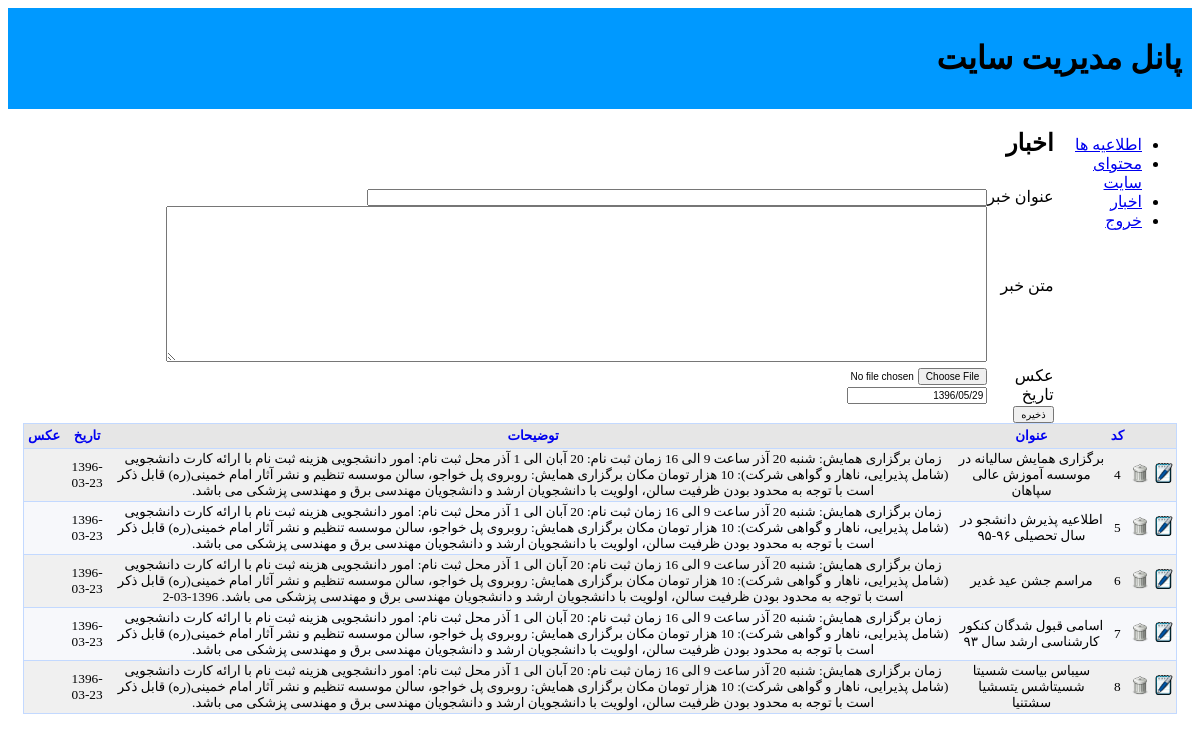
/root/admin/news.php (signed in), run on an earlier commit of the app's database.
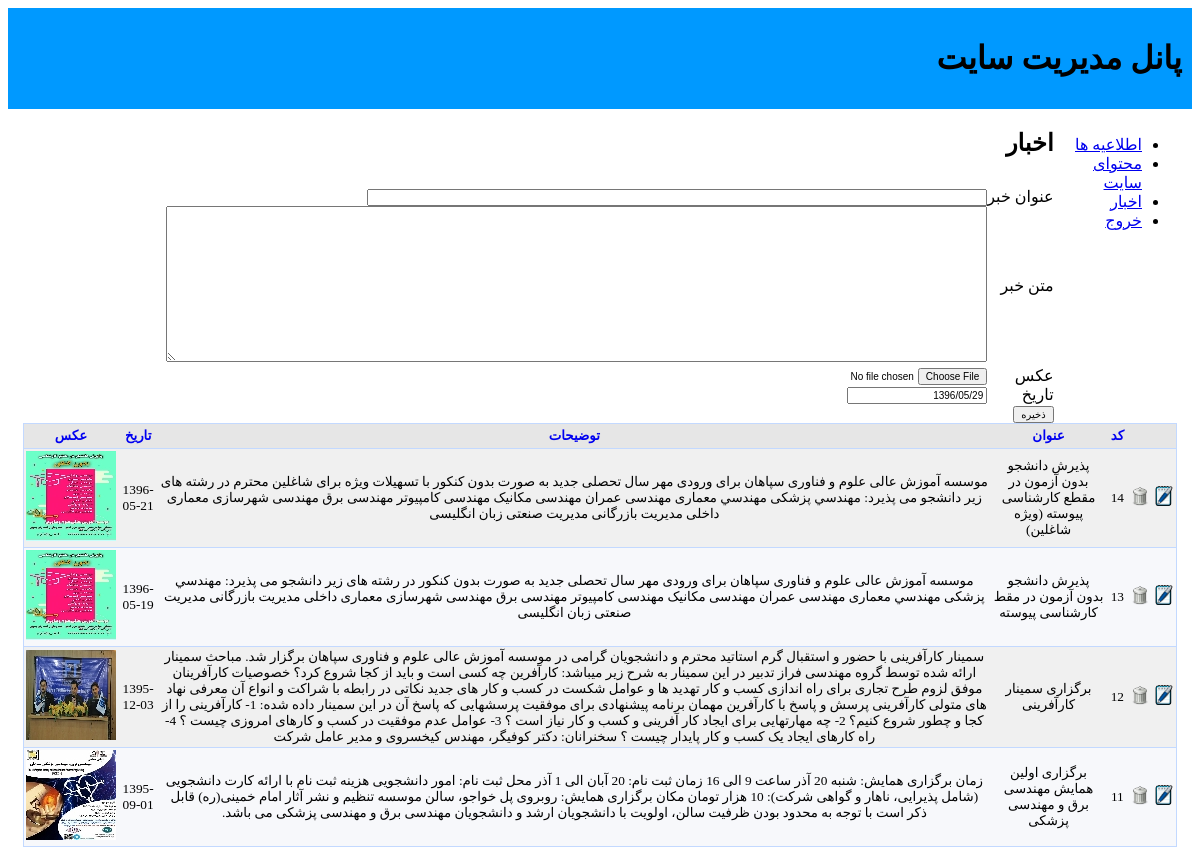
And on a later commit of the database.
### tables this page shows
CREATE TABLE `news` (
  `eid` int(11) NOT NULL,
  `etitle` varchar(500) NOT NULL,
  `edesc` varchar(1000) DEFAULT NULL,
  `epic` varchar(100) DEFAULT NULL,
  `epic_thumbnail` varchar(100) DEFAULT NULL,
  `uid` int(11) DEFAULT NULL,
  `edate` date DEFAULT NULL,
  `day_week` int(11) DEFAULT NULL,
  `views` int(11) DEFAULT '0'
);

### root/admin/news.php (the view, shortened to what this page needs)
<!DOCTYPE html >
<html>
<head>
    <link href="css/index.css" rel="stylesheet" type="text/css"/>
   <link href="css/persian-datepicker-dark.css" rel="stylesheet" type="text/css"/>
   <link href="css/persian-datepicker-redblack.css" rel="stylesheet" type="text/css"/>
   <link href="css/persian-datepicker-cheerup.css" rel="stylesheet" type="text/css"/>
<link rel="stylesheet" type="text/css" href="css/style.css">
</head>
<body dir='rtl'>
<div id='header'>
<h1>پانل مدیریت سایت</h1>
</div>
<div id='menu'>
<ul>
	<li><a href='index.php'>اطلاعیه ها</a></li>
	<?php
	if($_SESSION['user_id']==1):
	?>
	<li><a href='content.php'>محتوای سایت</a></li>
	<li><a href='news.php'>اخبار</a></li>
	<?php endif;?>
    <li><a href='php/login.php'>خروج</a></li>
</ul>
</div>
<div id='content'>
<h2>اخبار</h2>
<div id='form'>
	<form action='<?=$_SERVER['PHP_SELF']?>' method="POST" enctype="multipart/form-data">
    	<table cellpadding="0" cellspacing="0" border="0">
    	<tr>
        	<td>عنوان خبر</td><td><input type="text" size="100" name='etitle'
			<?php if(isset($etitle)) echo " value='$etitle'";?>></td>
        </tr>
        <tr>
        	<td>متن خبر</td><td>
            <textarea name='edesc' rows="10" cols="100"><?php if(isset($edesc)) echo trim($edesc);?></textarea></td>
        </tr>
        <tr><td>عکس</td><td><input type='file' name="epic" accept="image/*" /></td>
		</tr>
		<tr><td>تاریخ</td><td><input type='text' id='observer' name='date'/>
        </td></tr>
        <tr><td><input type="submit" name="save" value="ذخیره"></td><td></td></tr>
        </table>
    </form>
	<table class='table' style='width:100%'>
	<tr class='row'>
        <th class='head'></th>
		<th class='head'></th>
		<th class='head'>کد</th>
		<th class='head'>عنوان</th>
        <th class='head'>توضیحات</th>
        <th class='head'>تاریخ</th>
        <th class='head'>عکس</th>
    </tr>
    <?php
		$result=mysql_query("select * from news	 order by edate desc");
		while($row=mysql_fetch_assoc($result))
		{
			echo "<tr class='row' >";
			echo "<td class='col'><a class='edit' href='updateNews.php?id=$row[eid]'><img width='20' height='20' src='pic/edit.png'></a></td>";
			echo "<td class='col'><input class='delete' value='$row[eid]' type='image' width='20' height='20' src='pic/delete.png'></input></td>";
			echo "<td class='col'>$row[eid]</td>";
			echo "<td class='col'>$row[etitle]</td>";
			echo "<td class='col'>$row[edesc]</td>";
			echo "<td class='col'>$row[edate]</td>";
			echo "<td class='col'><img alt='' src='../uploads/news/e$row[eid]/thumbs/$row[epic]'></td>";
			echo "</tr>";
		}
	?>
	</table>
</div>
</div>
</body>
</html>

### root/admin/css/index.css (style rules this page uses)
#header { margin:0; padding:10px; background-color:#09F; }
#menu { float:right; width:10%; padding:10px; }
#form { padding:10px; margin:5px; }

### root/admin/css/style.css (style rules this page uses)
select, input { font-family:Tahoma, Geneva, sans-serif; font-size:10px; }
table.table { border-collapse:collapse; border-style:solid; border-width:1px; border-color:#C3D9FF; padding:1px; font-family:Tahoma; font-size:10pt; width:auto; }
th.head { color:#0000F0; background:#E6E6E6; border-top-style: solid; border-bottom-style: solid; border-width:1px; border-color:#C3D9FF; font-weight:bold; padding:4px; text-align:center; vertical-align:middle; }
tr.row { color:#000000; border-style:solid; border-width:1px; border-color:#C3D9FF; font-weight:100; }
tr.row:nth-child(odd) td { background:#F7F8FB; }
td.col { background:#F0F0F0; border-top-style: solid; border-bottom-style: solid; border-width:1px; border-color:#C3D9FF; padding:2px; text-align:center; vertical-align:middle; }

What changed in the data, as far as the page shows it:
removed news: eid "4", etitle "برگزاری همایش سالیانه در موسسه آموزش عالی سپاهان", edesc "زمان برگزاری همایش: شنبه 20 آذر ساعت 9 الی 16 زمان ثبت نام: 20 آبان الی 1 آذر محل ثبت نام: امور دانشجویی هزینه ثبت نام با ارائه کارت دانشجویی (شامل پذیرایی، ناهار و گواهی شرکت): 10 هزار تومان مکان برگزاری همایش: روبروی پل خواجو، سالن موسسه تنظیم و نشر آثار امام خمینی(ره) قابل ذکر است با توجه به محدود بودن ظرفیت سالن، اولویت با دانشجویان ارشد و دانشجویان مهندسی برق و مهندسی پزشکی می باشد.", edate "1396-03-23"
removed news: eid "5", etitle "اطلاعیه پذیرش دانشجو در سال تحصیلی ۹۶-۹۵", edesc "زمان برگزاری همایش: شنبه 20 آذر ساعت 9 الی 16 زمان ثبت نام: 20 آبان الی 1 آذر محل ثبت نام: امور دانشجویی هزینه ثبت نام با ارائه کارت دانشجویی (شامل پذیرایی، ناهار و گواهی شرکت): 10 هزار تومان مکان برگزاری همایش: روبروی پل خواجو، سالن موسسه تنظیم و نشر آثار امام خمینی(ره) قابل ذکر است با توجه به محدود بودن ظرفیت سالن، اولویت با دانشجویان ارشد و دانشجویان مهندسی برق و مهندسی پزشکی می باشد.", edate "1396-03-23"
removed news: eid "6", etitle "مراسم جشن عید غدیر", edesc "زمان برگزاری همایش: شنبه 20 آذر ساعت 9 الی 16 زمان ثبت نام: 20 آبان الی 1 آذر محل ثبت نام: امور دانشجویی هزینه ثبت نام با ارائه کارت دانشجویی (شامل پذیرایی، ناهار و گواهی شرکت): 10 هزار تومان مکان برگزاری همایش: روبروی پل خواجو، سالن موسسه تنظیم و نشر آثار امام خمینی(ره) قابل ذکر است با توجه به محدود بودن ظرفیت سالن، اولویت با دانشجویان ارشد و دانشجویان مهندسی برق و مهندسی پزشکی می باشد. 1396-03-2", edate "1396-03-23"
removed news: eid "7", etitle "اسامی قبول شدگان کنکور کارشناسی ارشد سال ٩٣", edesc "زمان برگزاری همایش: شنبه 20 آذر ساعت 9 الی 16 زمان ثبت نام: 20 آبان الی 1 آذر محل ثبت نام: امور دانشجویی هزینه ثبت نام با ارائه کارت دانشجویی (شامل پذیرایی، ناهار و گواهی شرکت): 10 هزار تومان مکان برگزاری همایش: روبروی پل خواجو، سالن موسسه تنظیم و نشر آثار امام خمینی(ره) قابل ذکر است با توجه به محدود بودن ظرفیت سالن، اولویت با دانشجویان ارشد و دانشجویان مهندسی برق و مهندسی پزشکی می باشد.", edate "1396-03-23"
removed news: eid "8", etitle "سیباس بیاست شسیتا شسیتاشس یتسشیا سشتنیا", edesc "زمان برگزاری همایش: شنبه 20 آذر ساعت 9 الی 16 زمان ثبت نام: 20 آبان الی 1 آذر محل ثبت نام: امور دانشجویی هزینه ثبت نام با ارائه کارت دانشجویی (شامل پذیرایی، ناهار و گواهی شرکت): 10 هزار تومان مکان برگزاری همایش: روبروی پل خواجو، سالن موسسه تنظیم و نشر آثار امام خمینی(ره) قابل ذکر است با توجه به محدود بودن ظرفیت سالن، اولویت با دانشجویان ارشد و دانشجویان مهندسی برق و مهندسی پزشکی می باشد.", edate "1396-03-23"
added news: eid "14", etitle "پذیرش دانشجو بدون آزمون در مقطع کارشناسی پیوسته (ویژه شاغلین)", edesc "موسسه آموزش عالی علوم و فناوری سپاهان برای ورودی مهر سال تحصلی جدید به صورت بدون کنکور با تسهیلات ویژه برای شاغلین محترم در رشته های زیر دانشجو می پذیرد: مهندسي پزشکی مهندسي معماری مهندسی عمران مهندسی مکانیک مهندسی کامپیوتر مهندسی برق مهندسی شهرسازی معماری داخلی مدیریت بازرگانی مدیریت صنعتی زبان انگلیسی", edate "1396-05-21", epic (picture)
added news: eid "13", etitle "پذیرش دانشجو بدون آزمون در مقط کارشناسی پیوسته", edesc "موسسه آموزش عالی علوم و فناوری سپاهان برای ورودی مهر سال تحصلی جدید به صورت بدون کنکور در رشته های زیر دانشجو می پذیرد: مهندسي پزشکی مهندسي معماری مهندسی عمران مهندسی مکانیک مهندسی کامپیوتر مهندسی برق مهندسی شهرسازی معماری داخلی مدیریت بازرگانی مدیریت صنعتی زبان انگلیسی", edate "1396-05-19", epic (picture)
added news: eid "12", etitle "برگزاری سمینار کارآفرینی", edesc "سمینار کارآفرینی با حضور و استقبال گرم استاتید محترم و دانشجویان گرامی در موسسه آموزش عالی علوم و فناوری سپاهان برگزار شد. مباحث سمینار ارائه شده توسط گروه مهندسی فراز تدبیر در این سمینار به شرح زیر میباشد: کارآفرین چه کسی است و باید از کجا شروع کرد؟ خصوصیات کارآفرینان موفق لزوم طرح تجاری برای راه اندازی کسب و کار تهدید ها و عوامل شکست در کسب و کار های جدید نکاتی در رابطه با شراکت و انواع آن معرفی نهاد های متولی کارآفرینی پرسش و پاسخ با کارآفرین مهمان برنامه پیشنهادی برای موفقیت پرسشهایی که پاسخ آن در این سمینار داده شده: 1- کارآفرینی را از کجا و چطور شروع کنیم؟ 2- چه مهارتهایی برای ایجاد کار آفرینی و کسب و کار نیاز است ؟ 3- عوامل عدم موفقیت در کسب و کارهای امروزی چیست ؟ 4- راه کارهای ایجاد…", edate "1395-12-03", epic (picture)
added news: eid "11", etitle "برگزاری اولین همایش مهندسی برق و مهندسی پزشکی", edesc "زمان برگزاری همایش: شنبه 20 آذر ساعت 9 الی 16 زمان ثبت نام: 20 آبان الی 1 آذر محل ثبت نام: امور دانشجویی هزینه ثبت نام با ارائه کارت دانشجویی (شامل پذیرایی، ناهار و گواهی شرکت): 10 هزار تومان مکان برگزاری همایش: روبروی پل خواجو، سالن موسسه تنظیم و نشر آثار امام خمینی(ره) قابل ذکر است با توجه به محدود بودن ظرفیت سالن، اولویت با دانشجویان ارشد و دانشجویان مهندسی برق و مهندسی پزشکی می باشد.", edate "1395-09-01", epic (picture)
